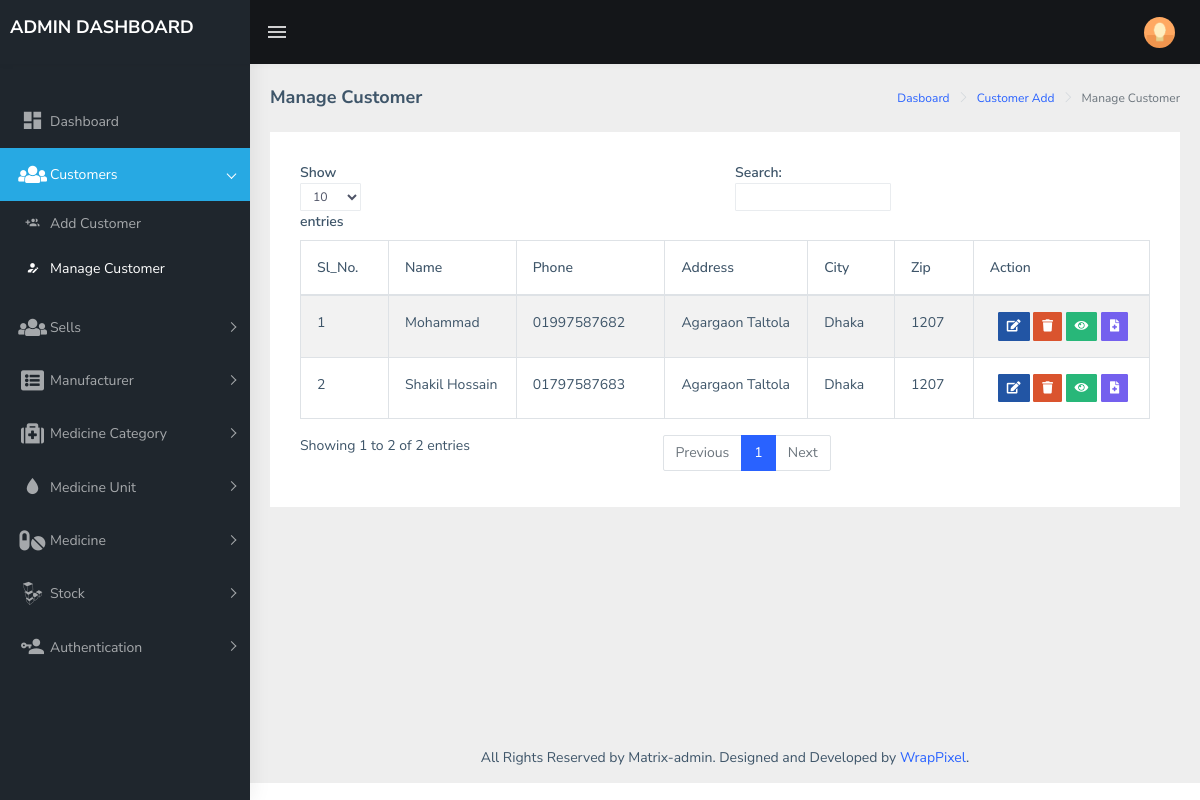
The page /customer_manage.php (signed in) on the database its author committed.
### tables this page shows
CREATE TABLE `customers` (
  `id` int(11) NOT NULL,
  `name` varchar(25) NOT NULL,
  `phone` varchar(12) NOT NULL,
  `address` text NOT NULL,
  `city` varchar(30) NOT NULL,
  `zip` int(5) NOT NULL
);

### pages/customer/customer_manage.php (the view, shortened to what this page needs)
<div class="row">
    <div class="col-12">
        <div class="card">
            <div class="card-body">
                    <div class="table-responsive">
                        <table id="zero_config" class="table table-striped table-bordered">
                              <thead>
                                    <?php $i=1;?>
                                          <tr>
                                              <th>Sl_No.</th>
                                              <th>Name</th>
                                              <th>Phone</th>
                                              <th>Address</th>
                                              <th>City</th>
                                              <th>Zip</th>
                                              <th>Action</th>
                                          </tr>
                              </thead>
                        <tbody>
                        <?php while($get=mysqli_fetch_assoc($result)){?>
                              <tr>
                              <td><?php echo $i++?></td>
                              <td><?php echo $get['name']?></td>
                              <td><?php echo $get['phone']?></td>
                              <td><?php echo $get['address']?></td>
                              <td><?php echo $get['city']?></td>
                              <td><?php echo $get['zip']?></td>
                              <td>
<a href="customer_update.php?update&&id=<?php echo $get['id']?>" class="btn btn-info ml-2 btn-sm"><i class="fas fa-edit"></i></a>
<a href="?delete=true&&id=<?php echo $get['id']?>" onclick="return confirm('Are Your Sure to Delete!!!')" class="btn btn-danger btn-sm"><i class="fas fa-trash"></i></a>
<a href="orderlist.php?delete=true&&id=<?php echo $get['id']?>" title="Order List"  class="btn btn-success btn-sm"><i class="fas fa-eye"></i></a>
<a href="order.php?order&&id=<?php echo $get['id']?>" title="Order Now"  class="btn btn-primary btn-sm"><i class="fas fa-file-medical"></i></a>
                                                  </td>
                                              </tr> <?php }?>
                                      </tbody>
                              </table>
                        </div>
                  </div>
            </div>
      </div>
</div>

### rows shown on the page
customers: name "Mohammad", phone "01997587682", address "Agargaon Taltola", city "Dhaka", zip "1207"
customers: name "Shakil Hossain", phone "01797587683", address "Agargaon Taltola", city "Dhaka", zip "1207"
